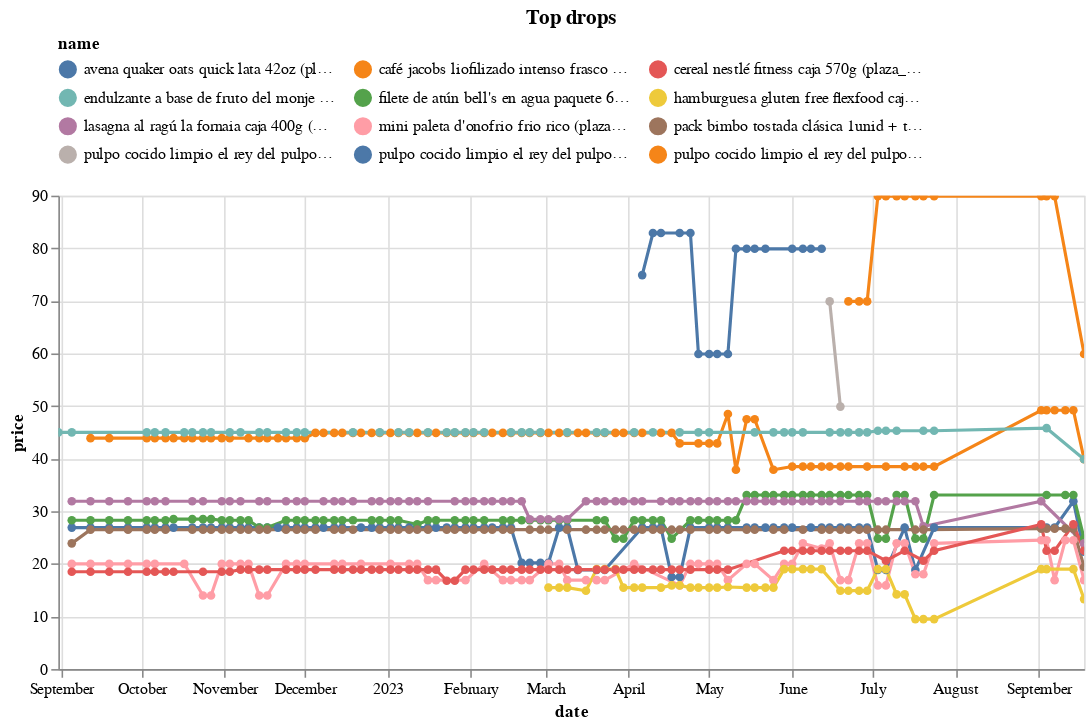

Notebook code cell kept with this figure:
### Code cell
(top_changes_abs
 .sort_values('change')
 .head(10)
 .pipe(plot_changes, 'Top drops')
)

### Figure 1 — Vega-Lite specification as saved in the notebook (floating-point values rounded to 4 significant figures; data arrays with more than 128 entries replaced by an {"elided": "..."} marker saying what was removed)
{"config": {"view": {"continuousWidth": 300, "continuousHeight": 300}, "legend": {"columns": 3, "orient": "top"}}, "data": {"name": "data-49cac0e56cd713ecb7e3d255edf11981"}, "mark": {"type": "line", "point": true}, "encoding": {"color": {"field": "name", "scale": {"domain": ["avena quaker oats quick lata 42oz (plaza_vea)", "café jacobs liofilizado intenso frasco 200g (plaza_vea)", "cereal nestlé fitness caja 570g (plaza_vea)", "endulzante a base de fruto del monje zana doypack 400 g (metro)", "filete de atún bell's en agua paquete 6un (plaza_vea)", "hamburguesa gluten free flexfood caja 240g (plaza_vea)", "lasagna al ragú la fornaia caja 400g (plaza_vea)", "mini paleta d'onofrio frio rico (plaza_vea)", "pack bimbo tostada clásica 1unid + tostada integral 2unid (plaza_vea)", "pulpo cocido limpio el rey del pulpo x  un (plaza_vea)", "pulpo cocido limpio el rey del pulpo x kg (plaza_vea)", "pulpo cocido limpio el rey del pulpo x un (plaza_vea)"]}, "type": "nominal"}, "tooltip": [{"field": "name", "type": "nominal"}, {"field": "price", "type": "quantitative"}, {"field": "last_price", "type": "quantitative"}], "x": {"field": "date", "type": "temporal"}, "y": {"field": "price", "type": "quantitative"}}, "params": [{"name": "param_9", "select": {"type": "point", "fields": ["name"]}, "bind": "legend"}, {"name": "param_10", "select": {"type": "interval", "encodings": ["x", "y"]}, "bind": "scales"}], "title": "Top drops", "transform": [{"filter": {"param": "param_9"}}], "width": 650, "$schema": "https://vega.github.io/schema/vega-lite/v5.14.1.json", "datasets": {"data-49cac0e56cd713ecb7e3d255edf11981": {"elided": "686 records"}}}
